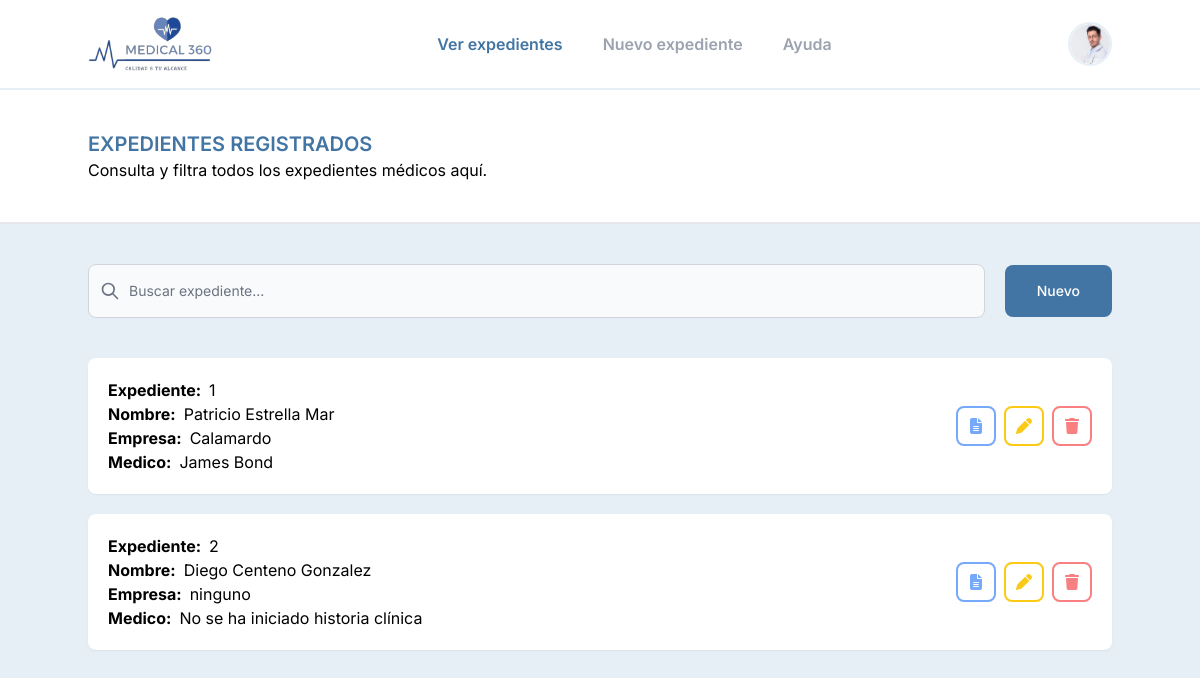
The page / (signed in) on the database as committed earlier.
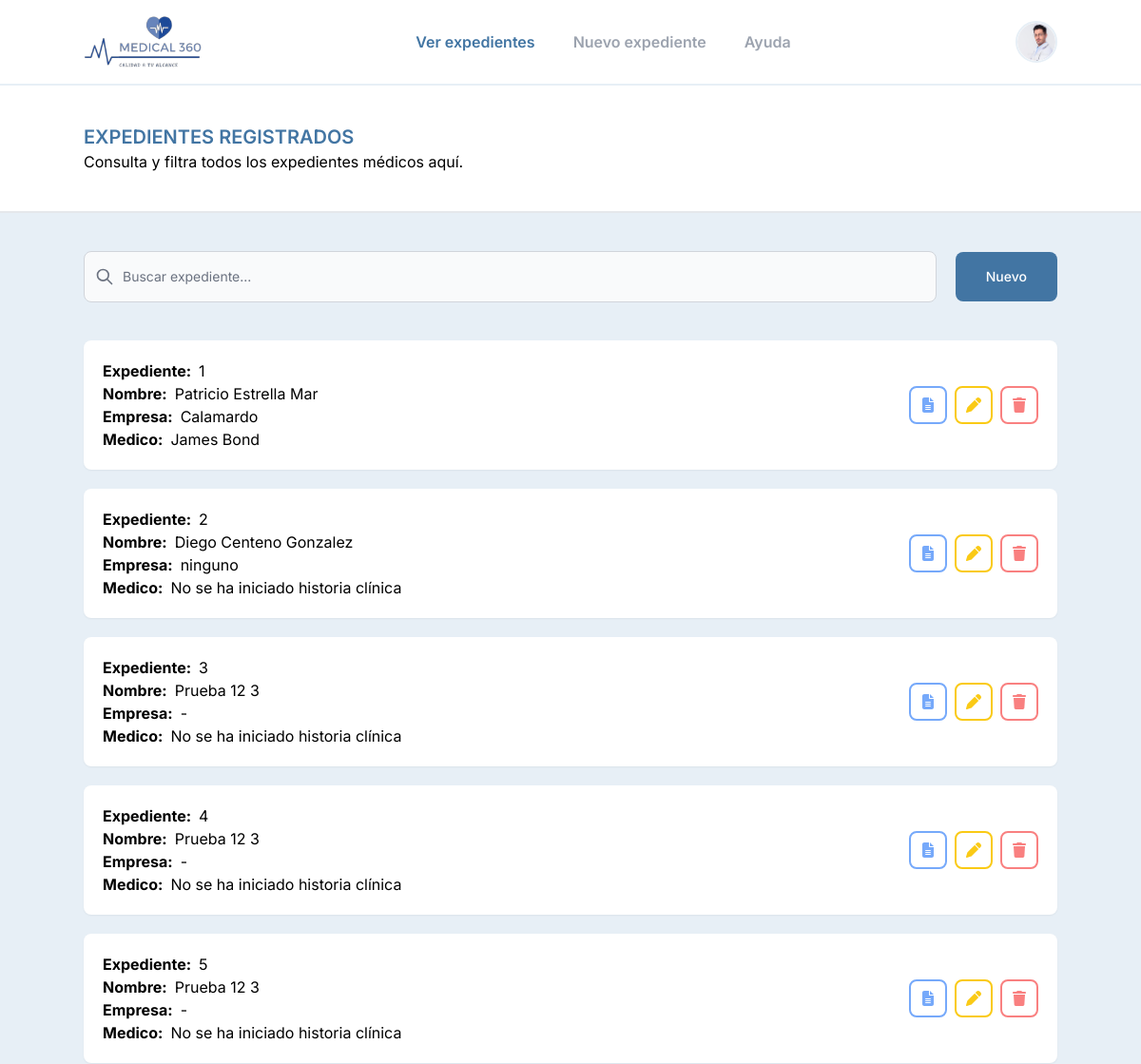
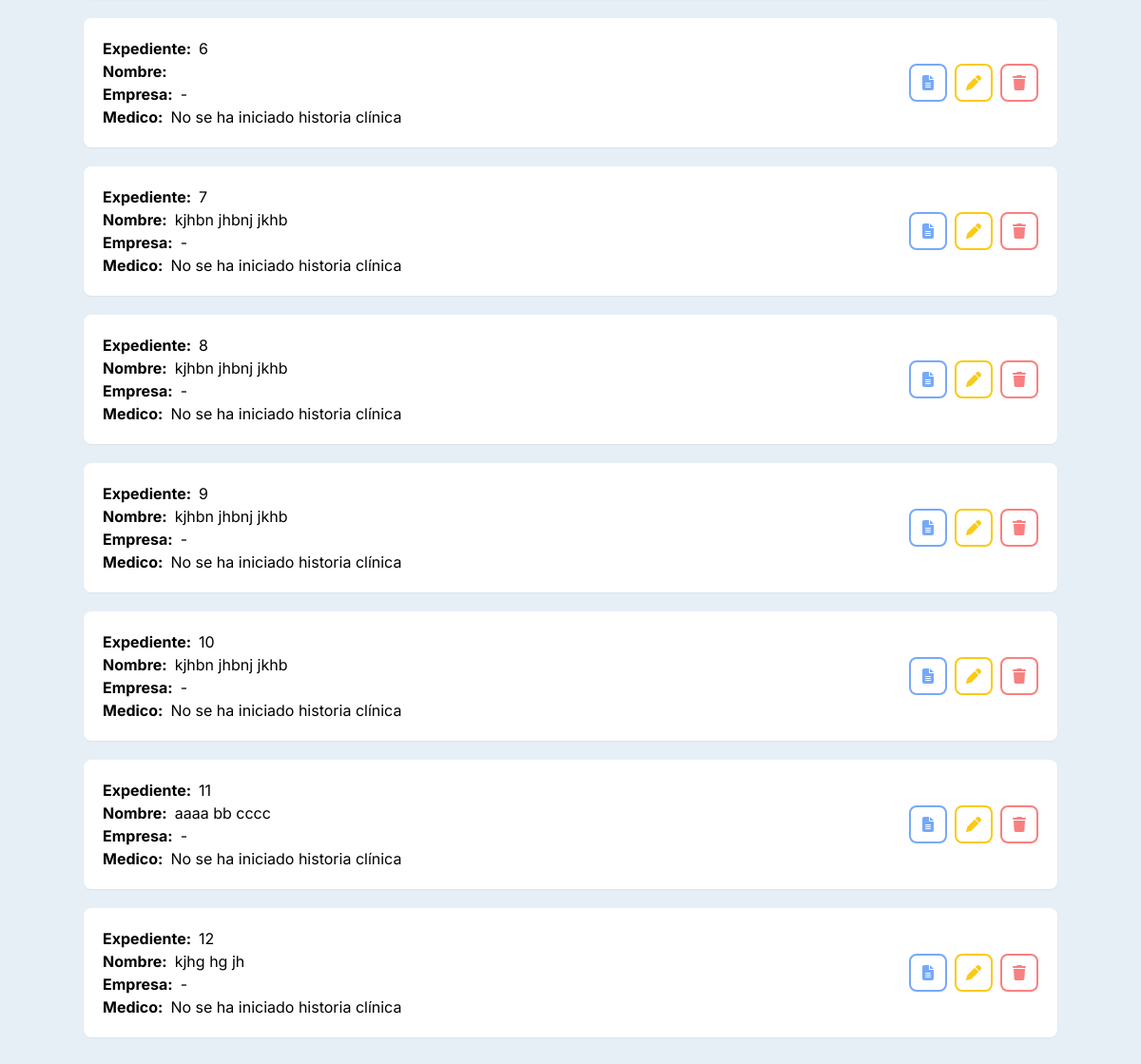
The same page on the database as committed later (2 pictures, top to bottom).
### medical/models.py (models this page shows, shortened)
class Paciente(models.Model):
    GENERO_CHOICES = [
        ('M', 'Masculino'),
        ('F', 'Femenino'),
    ]
    ESTADO_CIVIL_CHOICES = [
        ('SOLTERO', 'SOLTERO'),
        ('CASADO', 'CASADO'),
        ('UNION_LIBRE', 'UNION LIBRE'),
        ('DIVORCIADO', 'DIVORCIADO'),
        ('VIUDO', 'VIUDO'),
    ]
    GRUPO_RH_CHOICES = [
        ('A+', 'A+'),
        ('B+', 'B+'),
        ('O+', 'O+'),
        ('AB+', 'AB+'),
        ('A-', 'A-'),
        ('B-', 'B-'),
        ('O-', 'O-'),
        ('AB-', 'AB-'),
        ('DESC', 'DESCONOCIDO'),
    ]
    ESCOLARIDAD_CHOICES = [
        ('NINGUNA', 'NINGUNA'),
        ('PRIMARIA', 'PRIMARIA'),
        ('PRIMARIA_T', 'PRIMARIA TRUNCA'),
        ('SECUNDARIA', 'SECUNDARIA'),
        ('SECUNDARIA_T', 'SECUNDARIA TRUNCA'),
        ('PREPARATORIA', 'PREPARATORIA'),
        ('PREPARATORIA_T', 'PREPARATORIA TRUNCA'),
        ('TECNICO', 'CARRERA TECNICA'),
        ('TECNICO_T', 'CARRERA TECNICA TRUNCA'),
        ('LICENCIATURA', 'LICENCIATURA'),
        ('LICENCIATURA_T', 'LICENCIATURA TRUNCA'),
        ('SUPERIOR', 'SUPERIOR'),
]
    nombre = models.CharField(max_length=30)
    apellido_pat = models.CharField(max_length=30)
    apellido_mat = models.CharField(max_length=30)
    fecha_nacimiento = models.DateField()
    genero = models.CharField(max_length=10, choices=GENERO_CHOICES)
    grupo_rh = models.CharField(max_length=4, choices=GRUPO_RH_CHOICES, default='DESC')
    alergias = models.CharField(max_length=30)
    estado_civil = models.CharField(max_length=15, choices=ESTADO_CIVIL_CHOICES, blank=True, null=True)
    curp = models.CharField(max_length=18, blank=True, null=True)
    nacionalidad = models.CharField(max_length=20, blank=True, null=True)
    escolaridad = models.CharField(max_length=30, choices=ESCOLARIDAD_CHOICES, blank=True, null=True)
    religion = models.CharField(max_length=50, blank=True, null=True)
    direccion = models.CharField(max_length=200, blank=True, null=True)
    ocupacion = models.CharField(max_length=50, blank=True, null=True)
    empleador = models.CharField(max_length=100, blank=True, null=True)
    telefono_personal = models.CharField(max_length=10, blank=True, null=True)
    nombre_contacto_emergencia = models.CharField(max_length=100, blank=True, null=True)
    telefono_contacto_emergencia = models.CharField(max_length=10, blank=True, null=True)
    fecha_alta = models.DateField()
    notas = models.TextField(blank=True, null=True)

class Antecedentes(models.Model):
    paciente = models.OneToOneField(Paciente, on_delete=models.CASCADE)
    medico = models.ForeignKey(Medico, on_delete=models.CASCADE)
    fecha = models.DateField()
    ahf = models.TextField()
    apnp = models.TextField()
    app = models.TextField()
    ago = models.TextField(blank=True, null=True)
    notas = models.TextField(blank=True, null=True)
    class Meta:
            verbose_name = "Antecedentes"
            verbose_name_plural = "1.Antecedentes"

class Medico(models.Model):
    PREFIJO_CHOICES = [
        ('dr', 'Dr.'),
        ('dr', 'Dra.'),
        ('lic', 'Lic.'),
    ]
    ESPECIALIDAD_CHOICES = [
        ('medico_gral', 'Medicina General'),
        ('fisio', 'Fisioterapia'),
    ]
    cedula = models.OneToOneField(User, on_delete=models.CASCADE, related_name='medico', null=True)
    nombre = models.CharField(max_length=100)
    apellido_pat = models.CharField(max_length=50)
    apellido_mat = models.CharField(max_length=50)
    prefijo = models.CharField(max_length=5, choices=PREFIJO_CHOICES)
    especialidad = models.CharField(max_length=20, choices=ESPECIALIDAD_CHOICES)
    universidad = models.CharField(max_length=100)
    telefono = models.CharField(max_length=20, blank=True)
    def __str__(self):
        return self.nombre + ' ' + self.apellido_pat

### medical/views.py (the view)
# urls.py: path("", views.home_view, name="home"),
@login_required
def home_view(request):
    pacientes = Paciente.objects.all()
    for paciente in pacientes:
        try:
            paciente.antecedentes = Antecedentes.objects.get(paciente=paciente) # type: ignore
        except Antecedentes.DoesNotExist:
            paciente.antecedentes = None # type: ignore
    return render(request, 'home.html', {'pacientes': pacientes})

### templates/home.html (shortened to what this page needs)
{% extends "base.html" %} {% load static %} {% block content %}
<section class="lg:px-0">
  {% include "plantillas/navbar.html" %}
  <div class="py-10 border-b-2 border-gray-200 bg-white md:px-6">
    <div class="lg:container lg:mx-auto">
      <h1 class="uppercase font-semibold text-main text-xl">
        Expedientes registrados
      </h1>
      <p>Consulta y filtra todos los expedientes médicos aquí.</p>
    </div>
  </div>
  <div class="py-10 md:px-6">
    <div class="lg:container lg:mx-auto flex justify-between gap-5 items-center">
      <form class="w-full" method="post">
        <div class="relative">
          <div class="absolute inset-y-0 left-0 flex items-center pl-3 pointer-events-none">
          </div>
          <input type="search" id="default-search"
            class="block w-full p-4 pl-10 text-sm text-gray-900 border border-gray-300 rounded-lg bg-gray-50 focus:ring-main focus:border-main"
            placeholder="Buscar expediente..." required />
        </div>
      </form>
      <a href="/create-file/ficha"><button type="submit"
          class="text-whitebg-main bg-main hover:bg-sky-800 transition-colors text-white font-medium rounded-lg text-sm px-8 py-4">
          Nuevo
        </button></a>
    </div>
  </div>
  <div class="md:px-6">
    <div class="lg:container lg:mx-auto flex flex-col gap-4">
      <div class="w-full space-y-5 pb-10">
        {% if pacientes %}
        {% for paciente in pacientes %}
        <div class="bg-white rounded-lg p-5 flex justify-between items-center shadow-sm paciente-card" data-search="{{ paciente.id }} {{ paciente.nombre }} {{ paciente.empleador }} {{ paciente.antecedentes.medico }}">
          <div>
            <div class="md:flex gap-2">
              <span class="font-bold">Expediente:</span>
              <p>{{ paciente.id }}</p>
            </div>
            <div class="md:flex gap-2">
              <span class="font-bold">Nombre:</span>
              <p>{{paciente.nombre}} {{paciente.apellido_pat}} {{paciente.apellido_mat}}</p>
            </div>
            <div class="md:flex gap-2">
              <span class="font-bold">Empresa:</span>
              {% if paciente.empleador %}
                <p>{{paciente.empleador}}</p>
              {% else %}
                <p> -</p>
              {% endif %}
            </div>
            <div class="md:flex gap-2">
              <span class="font-bold">Medico:</span>
              {% if paciente.antecedentes %}
                  <p>{{ paciente.antecedentes.medico }}</p>
              {% else %}
                <p>No se ha iniciado historia clínica</p>
              {% endif %}
            </div>
          </div>
          <div class="flex gap-2">
            <a href="view/{{paciente.id}}" class="border-2 flex items-center justify-center border-blue-400 h-10 w-10 rounded-lg hover:bg-blue-400 group transition-colors"
              type="button">
              <span class="group-hover:text-white text-blue-400"><i class="fas fa-file-alt"></i></span>
            </a>
            <a href="update-file/{{paciente.id}}/ficha/" class="border-2 flex items-center justify-center border-yellow-300 h-10 w-10 rounded-lg hover:bg-yellow-300 group transition-colors"
              type="button">
              <span class="group-hover:text-white text-yellow-300"><i class="fas fa-pen"></i></span>
            </a>
            <a href="#" class="border-2 flex items-center justify-center border-red-400 h-10 w-10 rounded-lg hover:bg-red-400 group transition-colors" type="button" onclick="confirmDelete('{{paciente.id}}')">
              <span class="group-hover:text-white text-red-400"><i class="fas fa-trash"></i></span>
            </a>
          </div>
        </div>
        {% endfor %}
        {% else %}
        <div>
          <p>Sin registros</p>
        </div>
        {% endif %}
      </div>
    </div>
  </div>
</section>
{% endblock %}

### templates/base.html (shortened to what this page needs)
{% load static %}
{% load static tailwind_tags %}
<!DOCTYPE html>
<html lang="en">
  <head>
    <link rel="stylesheet" href="{% static 'css/styles.css' %}">
    <link href="{% static 'fontawesomefree/css/all.min.css' %}" rel="stylesheet" type="text/css">
    {% tailwind_css %}
  </head>
  <body class="bg-background">
    {% block content %} {% endblock %}
  </body>
</html>

### templates/plantillas/navbar.html (shortened to what this page needs)
{% load static %}
<!DOCTYPE html>
<html lang="es">
  <body>
    <nav class="py-4 border-b-2 border-background bg-white md:px-6">
      <div
        class="lg:px-0 lg:container lg:mx-auto flex justify-between items-center"
      >
        <a href="/"
          ><img
            class="h-14"
            src="{% static 'img/logo.png' %}"
            alt="Logo Medical 360"
        /></a>
        <div class="flex gap-10">
          <a href="/" id="files" class="font-semibold text-gray-400 hover:text-main transition-colors">Ver expedientes</a>
          <a href="/create-file/ficha" id="create-file" class="font-semibold text-gray-400 hover:text-main transition-colors">Nuevo expediente</a>
          <a href="/help/" id="help" class="font-semibold text-gray-400 hover:text-main transition-colors">Ayuda</a>
        </div>
        <div>
          <button
            id="dropdownUserAvatarButton"
            data-dropdown-toggle="dropdownAvatar"
            class="flex mx-3 text-sm rounded-full md:mr-0 border-2 border-background"
            type="button"
          >
            <img
              class="w-10 h-10 rounded-full"
              src="{% static 'img/user.png' %}"
              alt="user photo"
            />
          </button>
        </div>
      </div>
    </nav>
  </body>
</html>

Rows that differ between the two databases and show on the page:
added Paciente: id "3", nombre "Prueba", apellido_pat "12", apellido_mat "3", shows "No se ha iniciado historia clínica"
added Paciente: id "4", nombre "Prueba", apellido_pat "12", apellido_mat "3", shows "No se ha iniciado historia clínica"
added Paciente: id "5", nombre "Prueba", apellido_pat "12", apellido_mat "3", shows "No se ha iniciado historia clínica"
added Paciente: id "6", shows "No se ha iniciado historia clínica"
added Paciente: id "7", nombre "kjhbn", apellido_pat "jhbnj", apellido_mat "jkhb", shows "No se ha iniciado historia clínica"
added Paciente: id "8", nombre "kjhbn", apellido_pat "jhbnj", apellido_mat "jkhb", shows "No se ha iniciado historia clínica"
added Paciente: id "9", nombre "kjhbn", apellido_pat "jhbnj", apellido_mat "jkhb", shows "No se ha iniciado historia clínica"
added Paciente: id "10", nombre "kjhbn", apellido_pat "jhbnj", apellido_mat "jkhb", shows "No se ha iniciado historia clínica"
added Paciente: id "11", nombre "aaaa", apellido_pat "bb", apellido_mat "cccc", shows "No se ha iniciado historia clínica"
added Paciente: id "12", nombre "kjhg", apellido_pat "hg", apellido_mat "jh", shows "No se ha iniciado historia clínica"
